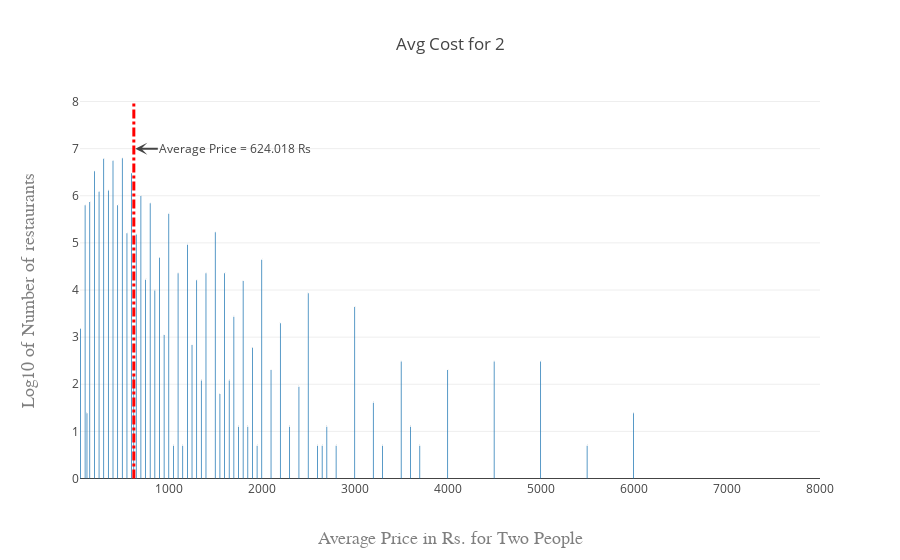

Notebook cell for this chart:
### Code cell
trace0 = go.Bar(
    x = zomato_India['Average Cost for two'].value_counts().index,
    y = np.log(zomato_India['Average Cost for two'].value_counts().values),
    text = (zomato_India['Average Cost for two'].value_counts().values),
)

layout = go.Layout(
    barmode ='group',
    shapes = [
        # Line reference to the axes
        {
            'type': 'line',
            'xref': 'x',
            'yref': 'y',
            'x0': 624.018762,
            'y0': 0,
            'x1': 624.018762,
            'y1': 8,
            'line': {
                'color': 'red',
                'width': 3,
                'dash': 'dashdot',
            },
        },
    ],
    annotations = [
        dict(
            x = 640,
            y = 7,
            xref = 'x',
            yref = 'y',
            text = 'Average Price = 624.018 Rs',
            showarrow = True,
            arrowhead = 3,
            ax = 100,
            ay = 0,
        )
    ],
    title = go.layout.Title(
        text='Avg Cost for 2',
    ),
    xaxis = go.layout.XAxis(
        title = go.layout.xaxis.Title(
            text = 'Average Price in Rs. for Two People',
            font = dict(
                family = 'Courier New, monospace',
                size = 18,
                color = '#7f7f7f'
            )
        )
    ),
    yaxis = go.layout.YAxis(
        title = go.layout.yaxis.Title(
            text = 'Log10 of Number of restaurants',
            font = dict(
                family = 'Courier New, monospace',
                size = 18,
                color = '#7f7f7f'
            )
        )
    )
)

data = [trace0]

fig = go.Figure(data = data, layout = layout)
py.offline.iplot(fig, filename='grouped-bar')

### Figure 1 — Plotly figure (JSON) as saved in the notebook; plotly's stock layout.template omitted (floating-point values rounded to 4 significant figures)
{"data": [{"text": [893, 885, 849, 677, 650, 451, 440, 401, 354, 344, 330, 330, 276, 186, 182, 177, 143, 108, 104, 78, 78, 78, 68, 67, 66, 54, 51, 38, 31, 27, 24, 21, 17, 16, 12, 12, 12, 10, 10, 9, 8, 8, 7, 6, 5, 4, 4, 3, 3, 3, 3, 3, 2, 2, 2, 2, 2, 2, 2, 2, 2, 1, 1, 1, 1, 1, 1, 1, 1, 1, 1, 1, 1, 1, 1, 1, 1, 1, 1], "type": "bar", "uid": "1691f7b4-2678-4732-9f48-3872beae6f25", "x": [500, 300, 400, 200, 600, 350, 250, 700, 150, 800, 100, 450, 1000, 1500, 550, 650, 1200, 900, 2000, 1400, 1100, 1600, 750, 1300, 1800, 850, 2500, 3000, 1700, 2200, 50, 950, 1250, 1900, 3500, 4500, 5000, 4000, 2100, 623.4, 1350, 1650, 2400, 1550, 3200, 120, 6000, 3600, 2700, 2300, 1850, 1750, 2650, 1150, 2800, 2600, 3700, 1950, 3300, 5500, 1050, 2350, 4200, 5100, 3650, 720, 4400, 4100, 4300, 290, 6500, 7000, 4700, 2900, 3800, 260, 4800, 8000, 1450], "y": [6.795, 6.786, 6.744, 6.518, 6.477, 6.111, 6.087, 5.994, 5.869, 5.841, 5.799, 5.799, 5.62, 5.226, 5.204, 5.176, 4.963, 4.682, 4.644, 4.357, 4.357, 4.357, 4.22, 4.205, 4.19, 3.989, 3.932, 3.638, 3.434, 3.296, 3.178, 3.045, 2.833, 2.773, 2.485, 2.485, 2.485, 2.303, 2.303, 2.197, 2.079, 2.079, 1.946, 1.792, 1.609, 1.386, 1.386, 1.099, 1.099, 1.099, 1.099, 1.099, 0.6931, 0.6931, 0.6931, 0.6931, 0.6931, 0.6931, 0.6931, 0.6931, 0.6931, 0, 0, 0, 0, 0, 0, 0, 0, 0, 0, 0, 0, 0, 0, 0, 0, 0, 0]}], "layout": {"annotations": [{"arrowhead": 3, "ax": 100, "ay": 0, "showarrow": true, "text": "Average Price = 624.018 Rs", "x": 640, "xref": "x", "y": 7, "yref": "y"}], "barmode": "group", "shapes": [{"line": {"color": "red", "dash": "dashdot", "width": 3}, "type": "line", "x0": 624.0, "x1": 624.0, "xref": "x", "y0": 0, "y1": 8, "yref": "y"}], "title": {"text": "Avg Cost for 2"}, "xaxis": {"title": {"font": {"color": "#7f7f7f", "family": "Courier New, monospace", "size": 18}, "text": "Average Price in Rs. for Two People"}}, "yaxis": {"title": {"font": {"color": "#7f7f7f", "family": "Courier New, monospace", "size": 18}, "text": "Log10 of Number of restaurants"}}}}
